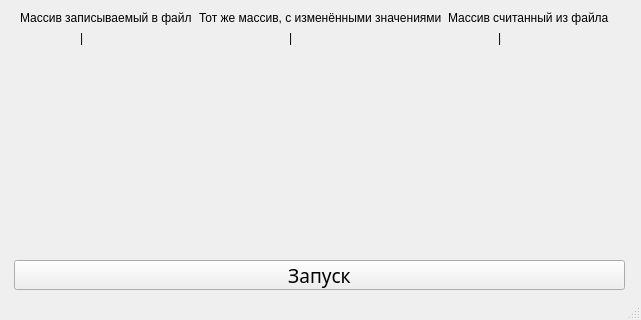
<?xml version="1.0" encoding="UTF-8"?>
<ui version="4.0">
 <class>MainWindow</class>
 <widget class="QMainWindow" name="MainWindow">
  <property name="geometry">
   <rect>
    <x>0</x>
    <y>0</y>
    <width>641</width>
    <height>320</height>
   </rect>
  </property>
  <property name="windowTitle">
   <string>Программа2К19Века</string>
  </property>
  <widget class="QWidget" name="centralwidget">
   <widget class="QPushButton" name="ButtonStart">
    <property name="geometry">
     <rect>
      <x>14</x>
      <y>260</y>
      <width>611</width>
      <height>30</height>
     </rect>
    </property>
    <property name="font">
     <font>
      <family>Mistral</family>
      <pointsize>14</pointsize>
     </font>
    </property>
    <property name="cursor">
     <cursorShape>PointingHandCursor</cursorShape>
    </property>
    <property name="text">
     <string>Запуск</string>
    </property>
   </widget>
   <widget class="QWidget" name="">
    <property name="geometry">
     <rect>
      <x>20</x>
      <y>10</y>
      <width>601</width>
      <height>16</height>
     </rect>
    </property>
    <layout class="QHBoxLayout" name="horizontalLayout">
     <item>
      <widget class="QLabel" name="label_4">
       <property name="text">
        <string>Массив записываемый в файл</string>
       </property>
      </widget>
     </item>
     <item>
      <widget class="QLabel" name="label_5">
       <property name="text">
        <string>Тот же массив, с изменёнными значениями</string>
       </property>
      </widget>
     </item>
     <item>
      <widget class="QLabel" name="label_6">
       <property name="text">
        <string>Массив считанный из файла</string>
       </property>
      </widget>
     </item>
    </layout>
   </widget>
   <widget class="QWidget" name="">
    <property name="geometry">
     <rect>
      <x>60</x>
      <y>70</y>
      <width>581</width>
      <height>31</height>
     </rect>
    </property>
    <layout class="QHBoxLayout" name="horizontalLayout_3">
     <item>
      <widget class="QLabel" name="LabelFirstArray">
       <property name="text">
        <string/>
       </property>
      </widget>
     </item>
     <item>
      <widget class="QLabel" name="LabelSecondArray">
       <property name="text">
        <string/>
       </property>
      </widget>
     </item>
     <item>
      <widget class="QLabel" name="LabelFileToArray">
       <property name="text">
        <string/>
       </property>
      </widget>
     </item>
    </layout>
   </widget>
   <widget class="QWidget" name="">
    <property name="geometry">
     <rect>
      <x>80</x>
      <y>30</y>
      <width>621</width>
      <height>16</height>
     </rect>
    </property>
    <layout class="QHBoxLayout" name="horizontalLayout_2">
     <item>
      <widget class="QLabel" name="label_7">
       <property name="text">
        <string>|</string>
       </property>
      </widget>
     </item>
     <item>
      <widget class="QLabel" name="label_8">
       <property name="text">
        <string>|</string>
       </property>
      </widget>
     </item>
     <item>
      <widget class="QLabel" name="label_9">
       <property name="text">
        <string>|</string>
       </property>
      </widget>
     </item>
    </layout>
   </widget>
  </widget>
  <widget class="QStatusBar" name="statusbar"/>
 </widget>
 <resources/>
 <connections/>
</ui>
